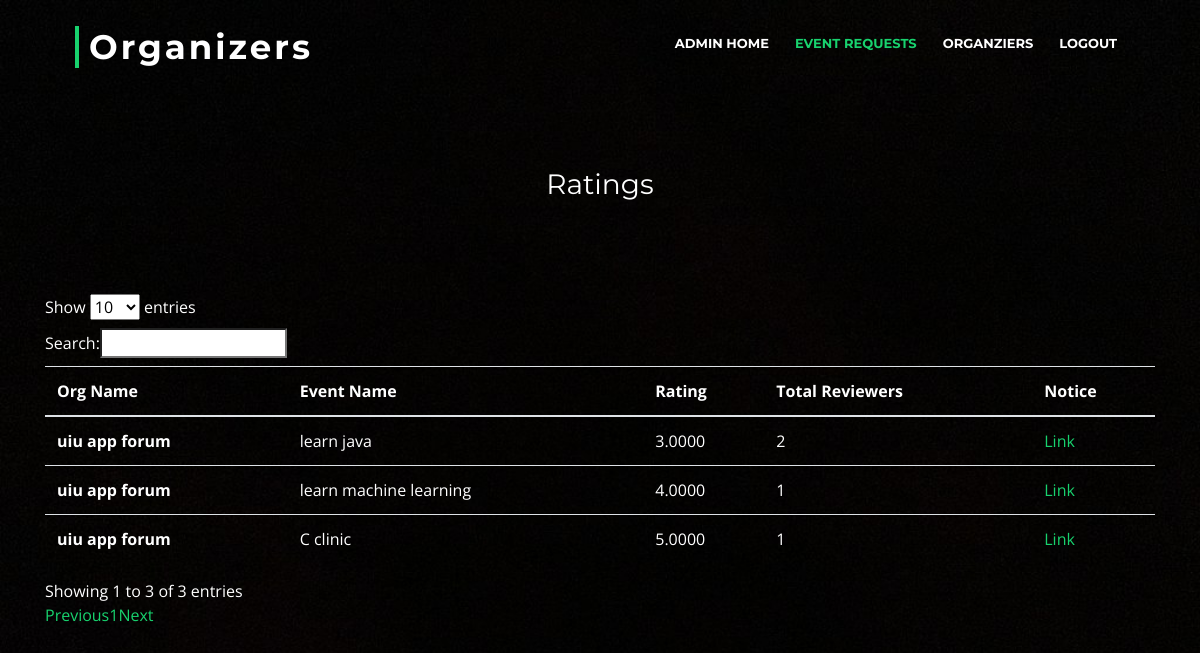
Page /org.php (signed in) on the earlier database version.
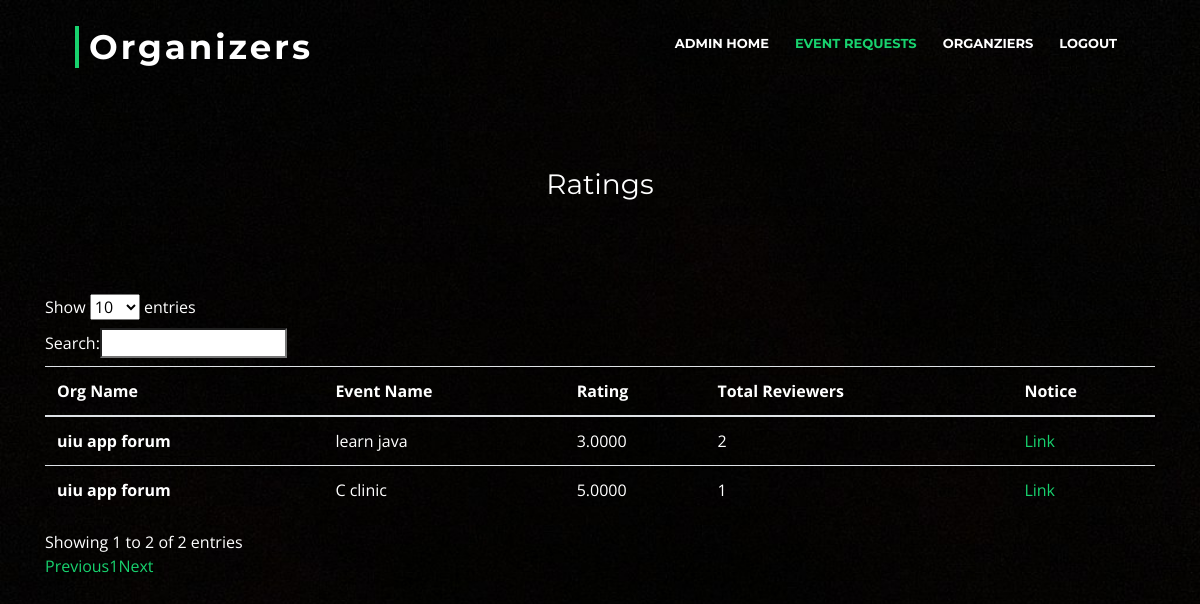
Same page on the later database version.
### tables this page shows
CREATE TABLE `events` (
  `EventID` int(11) NOT NULL,
  `EventName` varchar(100) NOT NULL,
  `EventDescription` varchar(500) NOT NULL,
  `EventGuest` varchar(500) NOT NULL,
  `EventBudget` varchar(50) NOT NULL,
  `EventFileBanner` varchar(100) DEFAULT NULL,
  `EventFileBadge` varchar(100) DEFAULT NULL,
  `ShortDescription` varchar(100) DEFAULT NULL,
  `OrganizerID` int(11) DEFAULT NULL
);

CREATE TABLE `organizer` (
  `OrganizerID` int(11) NOT NULL,
  `OrganizerName` varchar(100) NOT NULL,
  `OrganizerEmail` varchar(50) NOT NULL,
  `OrganizerContactNumber` varchar(20) NOT NULL,
  `OrganizerFileLogo` varchar(100) DEFAULT NULL,
  `OrganizerDescription` varchar(500) NOT NULL,
  `OrganizerPass` varchar(100) DEFAULT NULL
);

### org.php (the view, shortened to what this page needs)
<?php
    $servername = "localhost";
    $username = "root";
    $password = "";
    $database = "eventadministration";
    $conn = mysqli_connect($servername,$username,$password,$database);
    ?>
<!DOCTYPE html>
<html>
<head>
  <link href="lib/bootstrap/css/bootstrap.min.css" rel="stylesheet">
  <link href="lib/font-awesome/css/font-awesome.min.css" rel="stylesheet">
  <link href="lib/animate/animate.min.css" rel="stylesheet">
  <link href="lib/ionicons/css/ionicons.min.css" rel="stylesheet">
  <link href="lib/owlcarousel/assets/owl.carousel.min.css" rel="stylesheet">
  <link href="lib/lightbox/css/lightbox.min.css" rel="stylesheet">
  <link href="css/style.css" rel="stylesheet">
</head>
<body>
	<br><br><br><br><br>
	<header id="header">
    <div class="container-fluid">
      <div id="logo" class="pull-left">
        <h1><a href="#intro" class="scrollto">Organizers</a></h1>
      </div>
      <nav id="nav-menu-container">
        <ul class="nav-menu">
          <li><a href="welcomeadmin.php">Admin Home</a></li>
          <li class="menu-active"><a href="eventreq.php">Event Requests</a></li>
          <li><a href="org.php">Organziers</a></li>
		  <li><a href="logout.php">Logout</a></li>
        </ul>
      </nav>
    </div>
	</header>
	<br><br>
    <div style="text-align:center">
    <h3 class="page-header">Ratings</h3>
    </div>
    <br><br>
    <div class="container my-4">
  <table class="table" id="myTable">
  <thead>
    <tr>
      <th scope="col">Org Name</th>
      <th scope="col">Event Name</th>
      <th scope="col">Rating</th>
      <th scope="col">Total Reviewers</th>
      <th scope="col">Notice</th>
    </tr>
  </thead>
  <tbody>
  <?php
       $que = "SELECT organizer.OrganizerID as oid,events.EventID as eid ,OrganizerName,EventName,AVG(Rating),COUNT(Pid) as total
       FROM events JOIN organizer ON organizer.OrganizerID=events.OrganizerID
                      JOIN feedback_ on feedback_.EventID=events.EventID
      GROUP BY feedback_.EventID";
       $res = mysqli_query($conn,$que);
       while($row = mysqli_fetch_assoc($res))
       {
          echo "<tr>
          <th scope='row'>". $row['OrganizerName']. "</th>
          <td>". $row['EventName'] . "</td>
          <td>". $row['AVG(Rating)'] . "</td>
          <td>". $row['total'] . "</td>
          <td><a href='notice.php?oid=". $row['oid'] ."&oname=".$row['OrganizerName']."&eid=".$row['eid']."&ename=".$row['EventName']."'>Link</a></td>
        </tr>";
       }
 ?>
  </tbody>
</table>
<br> <br>
</body>
</html>

Differences in the rows shown:
no longer on this page (row edited): events: OrganizerID.OrganizerName "uiu app forum", EventName "learn machine learning", AVG "4.0000", total "1"
Other differences:
text written by a page script: "Show entries Search: Showing 1 to 3 of 3 entries Previous 1 Next" → "Show entries Search: Showing 1 to 2 of 2 entries Previous 1 Next"
